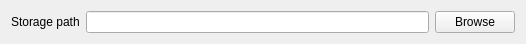
<?xml version="1.0" encoding="UTF-8"?>
<ui version="4.0">
 <class>PTFStorageSettingsWidget</class>
 <widget class="QWidget" name="PTFStorageSettingsWidget">
  <property name="geometry">
   <rect>
    <x>0</x>
    <y>0</y>
    <width>526</width>
    <height>44</height>
   </rect>
  </property>
  <property name="windowTitle">
   <string>Form</string>
  </property>
  <layout class="QHBoxLayout" name="horizontalLayout">
   <item>
    <widget class="QLabel" name="label">
     <property name="text">
      <string>Storage path</string>
     </property>
    </widget>
   </item>
   <item>
    <widget class="QLineEdit" name="lePath"/>
   </item>
   <item>
    <widget class="QPushButton" name="btnBrowse">
     <property name="text">
      <string>Browse</string>
     </property>
    </widget>
   </item>
  </layout>
 </widget>
 <resources/>
 <connections/>
</ui>
